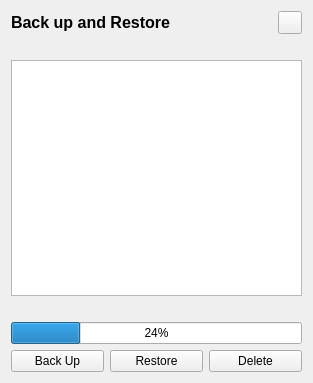
<?xml version="1.0" encoding="UTF-8"?>
<ui version="4.0">
 <class>backup</class>
 <widget class="QWidget" name="backup">
  <property name="geometry">
   <rect>
    <x>0</x>
    <y>0</y>
    <width>313</width>
    <height>383</height>
   </rect>
  </property>
  <property name="windowTitle">
   <string>Form</string>
  </property>
  <layout class="QGridLayout" name="gridLayout">
   <item row="0" column="0" colspan="3">
    <layout class="QHBoxLayout" name="horizontalLayout">
     <item>
      <widget class="QLabel" name="label_2">
       <property name="text">
        <string>&lt;html&gt;&lt;head/&gt;&lt;body&gt;&lt;p&gt;&lt;span style=&quot; font-size:12pt; font-weight:600;&quot;&gt;Back up and Restore&lt;/span&gt;&lt;/p&gt;&lt;/body&gt;&lt;/html&gt;</string>
       </property>
      </widget>
     </item>
     <item>
      <spacer name="horizontalSpacer">
       <property name="orientation">
        <enum>Qt::Horizontal</enum>
       </property>
       <property name="sizeHint" stdset="0">
        <size>
         <width>40</width>
         <height>20</height>
        </size>
       </property>
      </spacer>
     </item>
     <item>
      <widget class="QToolButton" name="closeButton">
       <property name="text">
        <string/>
       </property>
      </widget>
     </item>
    </layout>
   </item>
   <item row="3" column="0" colspan="3">
    <widget class="QLabel" name="label">
     <property name="text">
      <string/>
     </property>
    </widget>
   </item>
   <item row="5" column="0">
    <widget class="QPushButton" name="buttonNew">
     <property name="sizePolicy">
      <sizepolicy hsizetype="Minimum" vsizetype="Minimum">
       <horstretch>0</horstretch>
       <verstretch>0</verstretch>
      </sizepolicy>
     </property>
     <property name="text">
      <string>Back Up</string>
     </property>
    </widget>
   </item>
   <item row="5" column="1">
    <widget class="QPushButton" name="buttonRestore">
     <property name="sizePolicy">
      <sizepolicy hsizetype="Minimum" vsizetype="Minimum">
       <horstretch>0</horstretch>
       <verstretch>0</verstretch>
      </sizepolicy>
     </property>
     <property name="text">
      <string>Restore</string>
     </property>
    </widget>
   </item>
   <item row="2" column="0" colspan="3">
    <widget class="QTableView" name="listOfAvailableBackUps">
     <property name="editTriggers">
      <set>QAbstractItemView::NoEditTriggers</set>
     </property>
     <property name="alternatingRowColors">
      <bool>true</bool>
     </property>
     <property name="selectionMode">
      <enum>QAbstractItemView::SingleSelection</enum>
     </property>
     <property name="selectionBehavior">
      <enum>QAbstractItemView::SelectRows</enum>
     </property>
     <property name="showGrid">
      <bool>true</bool>
     </property>
     <property name="cornerButtonEnabled">
      <bool>false</bool>
     </property>
     <attribute name="horizontalHeaderVisible">
      <bool>false</bool>
     </attribute>
     <attribute name="horizontalHeaderHighlightSections">
      <bool>false</bool>
     </attribute>
     <attribute name="verticalHeaderVisible">
      <bool>false</bool>
     </attribute>
     <attribute name="verticalHeaderHighlightSections">
      <bool>false</bool>
     </attribute>
    </widget>
   </item>
   <item row="4" column="0" colspan="3">
    <widget class="QProgressBar" name="progressBar">
     <property name="value">
      <number>24</number>
     </property>
    </widget>
   </item>
   <item row="5" column="2">
    <widget class="QPushButton" name="buttonDelete">
     <property name="sizePolicy">
      <sizepolicy hsizetype="Minimum" vsizetype="Minimum">
       <horstretch>0</horstretch>
       <verstretch>0</verstretch>
      </sizepolicy>
     </property>
     <property name="text">
      <string>Delete</string>
     </property>
    </widget>
   </item>
   <item row="1" column="0" colspan="3">
    <widget class="QLabel" name="compatibility">
     <property name="text">
      <string/>
     </property>
     <property name="wordWrap">
      <bool>true</bool>
     </property>
    </widget>
   </item>
  </layout>
 </widget>
 <resources/>
 <connections/>
</ui>
